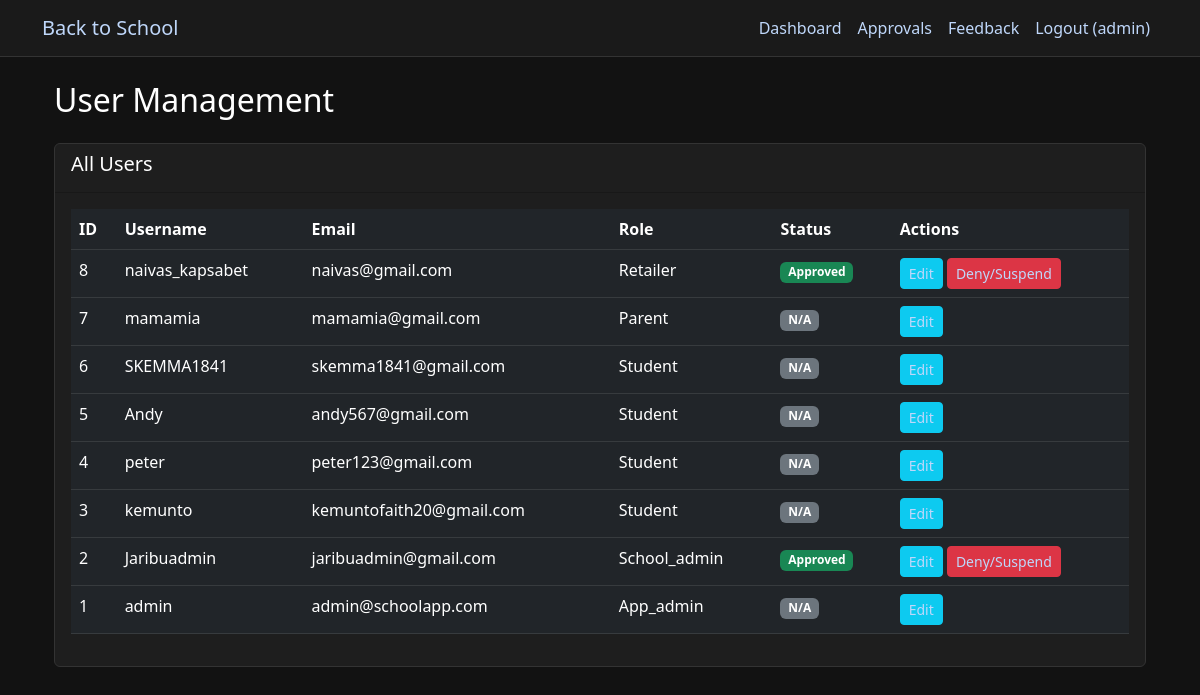
The app's page /admin/users (signed in) with its own data.
### app.py (models this page shows, shortened)
class User(db.Model):
    id = db.Column(db.Integer, primary_key=True)
    username = db.Column(db.String(80), unique=True, nullable=False)
    email = db.Column(db.String(120), unique=True, nullable=False)
    password_hash = db.Column(db.String(128))
    role = db.Column(db.String(20))  # app_admin, parent, student, school_admin, retailer, donor
    is_approved = db.Column(db.Boolean, default=False)
    created_at = db.Column(db.DateTime, default=datetime.utcnow)
    reset_token = db.Column(db.String(100), unique=True)
    reset_token_expiration = db.Column(db.DateTime)
    school_id = db.Column(db.Integer, db.ForeignKey('school.id'))
    school = db.relationship('School', backref='users')
    children = db.relationship(
        'User',
        secondary=parent_student_association,
        primaryjoin=(parent_student_association.c.parent_id == id),
        secondaryjoin=(parent_student_association.c.student_id == id),
        backref=db.backref('parents'),
        lazy='dynamic'
    )

### app.py (the view)
@app.route('/admin/users')
@role_required(['app_admin'])
def admin_users():
    users = User.query.order_by(User.created_at.desc()).all()
    return render_template('admin/users.html', users=users)

### app.py (called while the page is built)
def role_required(roles):
    def decorator(f):
        @wraps(f)
        def decorated_function(*args, **kwargs):
            if 'user_id' not in session:
                flash('Please log in to access this page', 'error')
                return redirect(url_for('login'))
            if session['role'] not in roles:
                flash('You do not have permission to access this page', 'error')
                return redirect(url_for('dashboard'))
            return f(*args, **kwargs)
        return decorated_function
    return decorator

@app.before_request
def load_logged_in_user():
    user_id = session.get('user_id')
    if user_id is None:
        g.user = None
    else:
        g.user = db.session.get(User, user_id)

@app.context_processor
def inject_user():
    return dict(current_user=g.user)

@app.context_processor
def inject_cart_item_count():
    if 'user_id' not in session or session.get('role') not in ['parent', 'student']:
        return {'cart_item_count': 0}
    cart = Cart.query.filter_by(user_id=session['user_id']).first()
    if not cart:
        return {'cart_item_count': 0}
    count = db.session.query(db.func.sum(CartItem.quantity)).filter_by(cart_id=cart.id).scalar() or 0
    return {'cart_item_count': count}

### templates/admin/users.html
{% extends "base.html" %}
{% block content %}
<div class="container">
    <h2 class="mb-4">User Management</h2>
    <div class="card mb-4">
        <div class="card-header">
            <h5>All Users</h5>
        </div>
        <div class="card-body">
            <div class="table-responsive">
                <table class="table table-dark">
                    <thead>
                        <tr>
                            <th>ID</th>
                            <th>Username</th>
                            <th>Email</th>
                            <th>Role</th>
                            <th>Status</th>
                            <th>Actions</th>
                        </tr>
                    </thead>
                    <tbody>
                        {% for user in users %}
                        <tr>
                            <td>{{ user.id }}</td>
                            <td>{{ user.username }}</td>
                            <td>{{ user.email }}</td>
                            <td>{{ user.role|capitalize }}</td>
                            <td>
                                {% if user.role in ['retailer', 'school_admin'] %}
                                    <span class="badge bg-{{ 'success' if user.is_approved else 'warning' }}">
                                        {{ 'Approved' if user.is_approved else 'Pending' }}
                                    </span>
                                {% else %}
                                    <span class="badge bg-secondary">N/A</span>
                                {% endif %}
                            </td>
                            <td>
                                <a href="{{ url_for('admin_edit_user', user_id=user.id) }}" class="btn btn-sm btn-info">Edit</a>
                                {% if user.role in ['retailer', 'school_admin'] %}
                                    <a href="{{ url_for('set_user_status', user_id=user.id, status='approve' if not user.is_approved else 'deny') }}"
                                       class="btn btn-sm {{ 'btn-success' if not user.is_approved else 'btn-danger' }}">
                                       {{ 'Approve' if not user.is_approved else 'Deny/Suspend' }}
                                    </a>
                                {% endif %}
                            </td>
                        </tr>
                        {% endfor %}
                    </tbody>
                </table>
            </div>
        </div>
    </div>
</div>
{% endblock %}

### templates/base.html (shortened to what this page needs)
<!DOCTYPE html>
<html lang="en">
<head>
    <link href="https://cdn.jsdelivr.net/npm/bootstrap@5.3.0/dist/css/bootstrap.min.css" rel="stylesheet">
</head>
<body>
<nav class="navbar navbar-expand-lg navbar-dark">
    <div class="container">
        <a class="navbar-brand" href="{{ url_for('home') }}">Back to School</a>
        <div class="collapse navbar-collapse" id="navbarNav">
            <ul class="navbar-nav ms-auto">
                {% if 'user_id' in session %}
                    <li class="nav-item">
                        <a class="nav-link" href="{{ url_for('dashboard') }}">Dashboard</a>
                    </li>
                    {% if session['role'] == 'app_admin' %}
                        <li class="nav-item">
                            <a class="nav-link" href="{{ url_for('approvals') }}">Approvals</a>
                        </li>
                        <li class="nav-item"><a class="nav-link" href="{{ url_for('admin_complaints') }}">Feedback</a></li>
                    {% endif %}
                    <li class="nav-item">
                        {% if current_user %}
                        <a class="nav-link" href="{{ url_for('logout') }}">Logout ({{ current_user.username }})</a>
                        {% else %}
                        <a class="nav-link" href="{{ url_for('logout') }}">Logout</a>
                        {% endif %}
                    </li>
                {% endif %}
            </ul>
        </div>
    </div>
</nav>
    <div class="container mt-4">
        {% block content %}{% endblock %}
    </div>
</body>
</html>

### templates/base.html (style rules this page uses)
body { background-color: #121212; color: #ffffff; }
h1, h2, h3, h4, h5, h6, span, p { color: #ffffff !important; }
a { color:rgb(191, 215, 250) !important; }
.navbar { background-color: #1a1a1a !important; border-bottom: 1px solid #333; }
.card { background-color: #1e1e1e; border: 1px solid #333; }
.table { color: #ffffff; }
.table-dark { background-color: #1e1e1e; }

### records on screen
User: username "admin", id "1", email "admin@schoolapp.com", role "App_admin", shows "N/A"
User: id "8", username "naivas_kapsabet", email "naivas@gmail.com", role "Retailer", is_approved "Approved", is_approved "Deny/Suspend"
User: id "7", username "mamamia", email "mamamia@gmail.com", role "Parent", shows "N/A"
User: id "6", username "SKEMMA1841", email "skemma1841@gmail.com", role "Student", shows "N/A"
User: id "5", username "Andy", email "andy567@gmail.com", role "Student", shows "N/A"
User: id "4", username "peter", email "peter123@gmail.com", role "Student", shows "N/A"
User: id "3", username "kemunto", email "kemuntofaith20@gmail.com", role "Student", shows "N/A"
User: id "2", username "Jaribuadmin", email "jaribuadmin@gmail.com", role "School_admin", is_approved "Approved", is_approved "Deny/Suspend"
